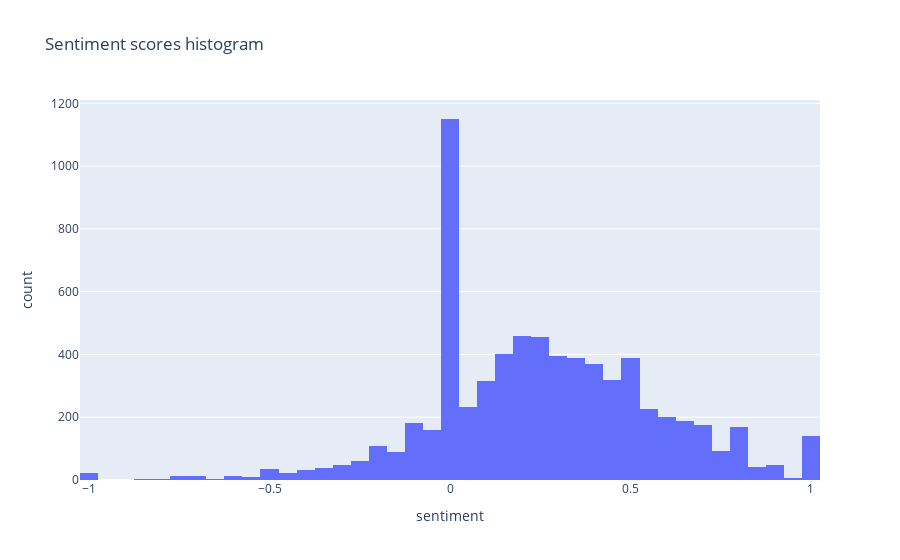

The notebook cell this image was saved under:
### Code cell
px.histogram(df, x='sentiment', nbins=50, title="Sentiment scores histogram").show()

### Figure 1 — Plotly figure (JSON) as saved in the notebook; plotly's stock layout.template omitted (floating-point values rounded to 4 significant figures; data arrays with more than 128 entries replaced by an {"elided": "..."} marker saying what was removed)
{"data": [{"alignmentgroup": "True", "bingroup": "x", "hovertemplate": "sentiment=%{x}<br>count=%{y}<extra></extra>", "legendgroup": "", "marker": {"color": "#636efa", "pattern": {"shape": ""}}, "name": "", "nbinsx": 50, "offsetgroup": "", "orientation": "v", "showlegend": false, "type": "histogram", "x": {"elided": "7015 float values"}, "xaxis": "x", "yaxis": "y"}], "layout": {"barmode": "relative", "legend": {"tracegroupgap": 0}, "title": {"text": "Sentiment scores histogram"}, "xaxis": {"anchor": "y", "domain": [0, 1], "title": {"text": "sentiment"}}, "yaxis": {"anchor": "x", "domain": [0, 1], "title": {"text": "count"}}}}
